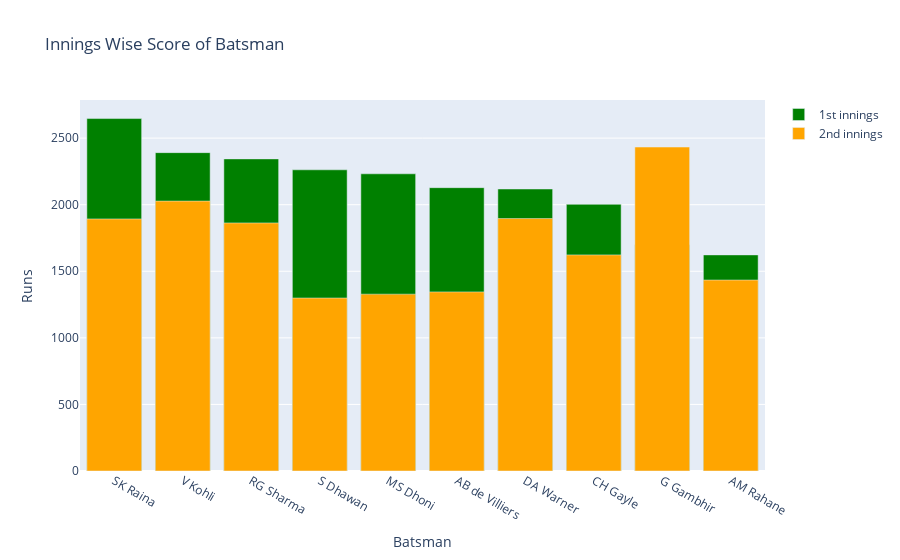

The notebook cell saved with this chart:
### Markdown cell above
**Overlayed Bar Graph (Using barmode='overlay')**

### Code cell
# Bar graph plotting
trace1 = go.Bar(x=final['batsman'],y=final['1st Innings'], 
                name='1st innings',marker={'color':'green'})
trace2 = go.Bar(x=final['batsman'],y=final['2nd Innings'], 
                name='2nd innings',marker={'color':'orange'})

data = [trace1, trace2]

# Overlayed Bar Graph
layout = go.Layout(title='Innings Wise Score of Batsman',
                   xaxis={'title':'Batsman'},
                   yaxis={'title':'Runs'},barmode='overlay')

fig = go.Figure(data=data, layout=layout)
fig.show()

### Figure 1 — Plotly figure (JSON) as saved in the notebook; plotly's stock layout.template omitted (floating-point values rounded to 4 significant figures)
{"data": [{"marker": {"color": "green"}, "name": "1st innings", "type": "bar", "x": ["SK Raina", "V Kohli", "RG Sharma", "S Dhawan", "MS Dhoni", "AB de Villiers", "DA Warner", "CH Gayle", "G Gambhir", "AM Rahane"], "y": [2647, 2391, 2344, 2262, 2232, 2128, 2118, 2003, 1699, 1623]}, {"marker": {"color": "orange"}, "name": "2nd innings", "type": "bar", "x": ["SK Raina", "V Kohli", "RG Sharma", "S Dhawan", "MS Dhoni", "AB de Villiers", "DA Warner", "CH Gayle", "G Gambhir", "AM Rahane"], "y": [1893, 2027, 1863, 1299, 1328, 1345, 1896, 1623, 2433, 1434]}], "layout": {"autosize": true, "barmode": "overlay", "title": {"text": "Innings Wise Score of Batsman"}, "xaxis": {"autorange": true, "range": [-0.5, 9.5], "title": {"text": "Batsman"}, "type": "category"}, "yaxis": {"autorange": true, "range": [0, 2786.0], "title": {"text": "Runs"}, "type": "linear"}}}
